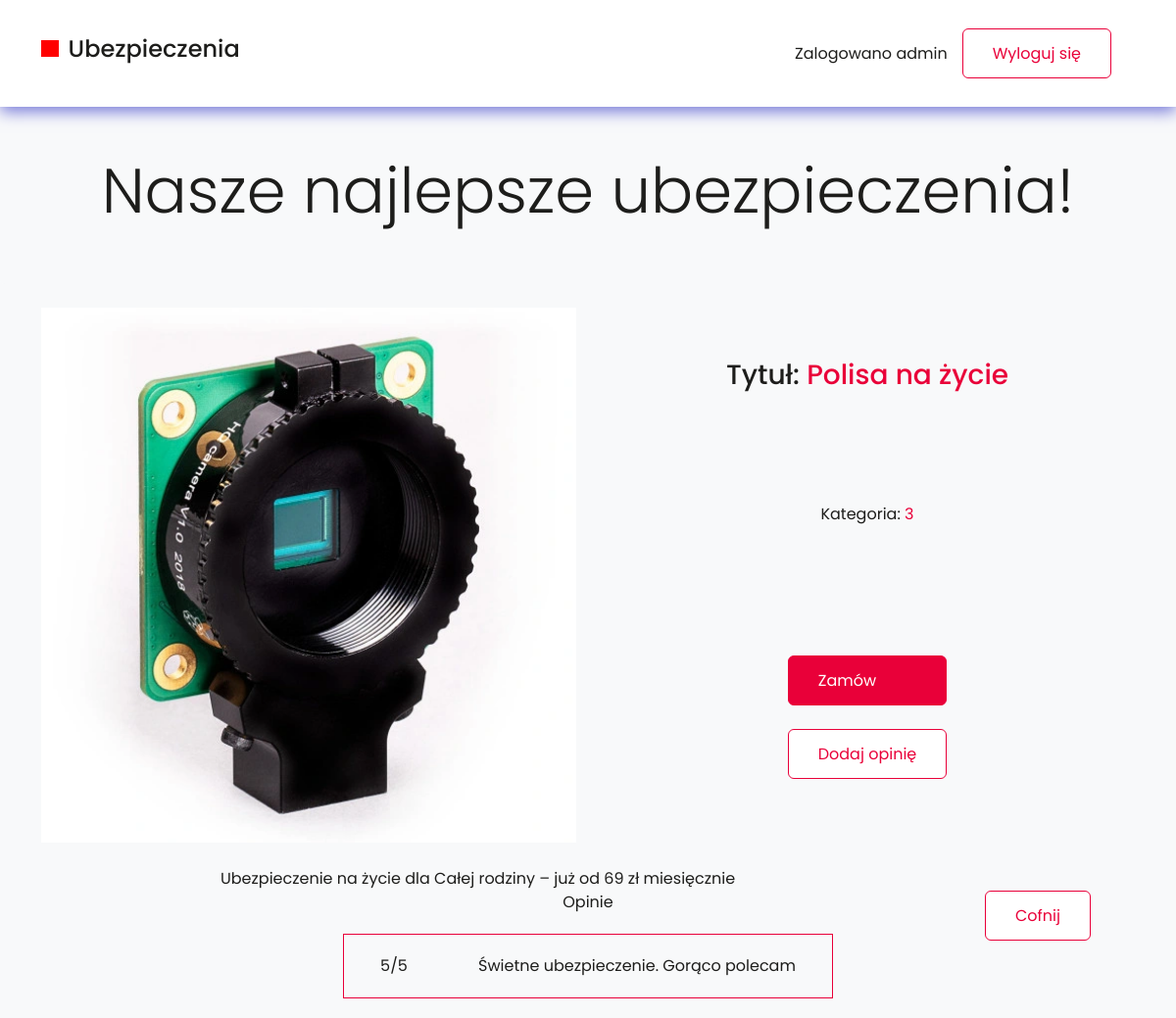
Before: /ubezpieczenie/1/ (signed in) with the older database file.
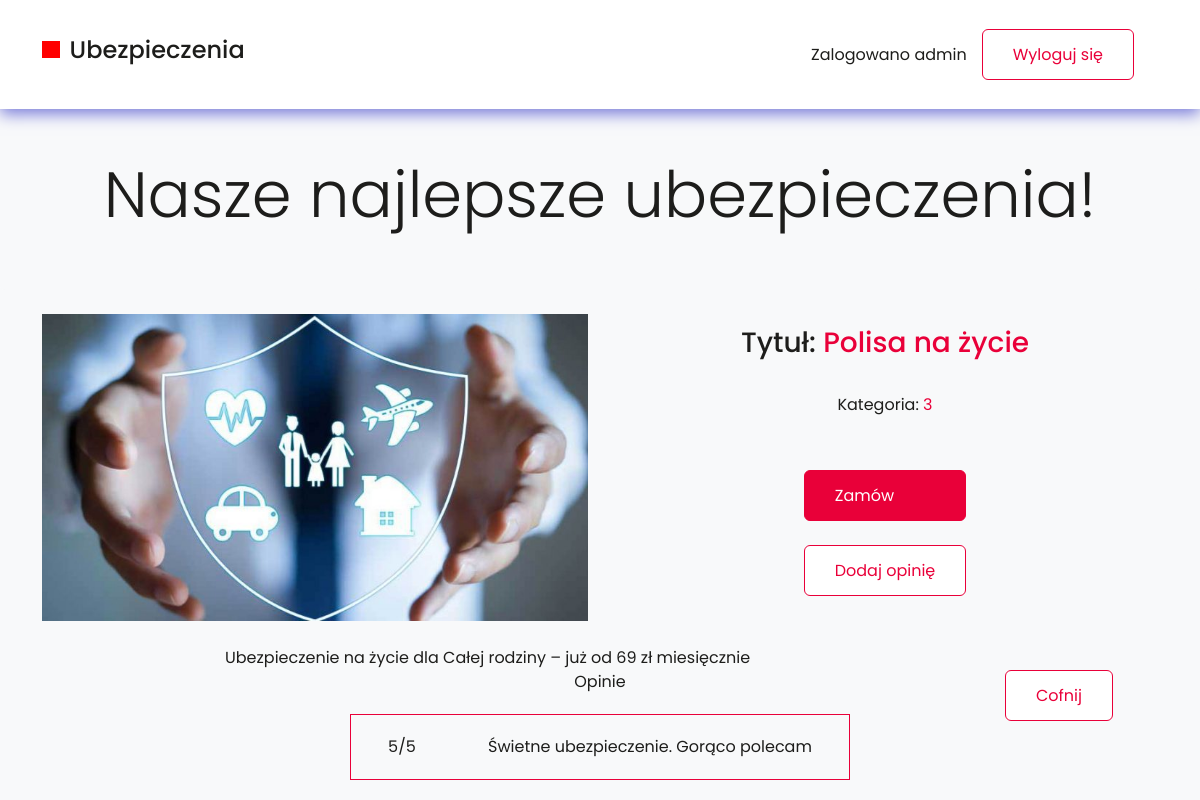
After: the same page with the newer database file.
### ubezpieczenia/models.py (models this page shows, shortened)
class Ubezpieczenie(models.Model):
    tytul = models.CharField(max_length=64, blank=True)
    opis = models.TextField(default="")
    premiera = models.DateField(null=True, blank=True)
    data_zakonczenia = models.DateField(null=True, blank=True)
    znizka = models.DecimalField(max_digits=4, decimal_places=2,
                                      null=True, blank=True)
    KATEGORIA = {
        (0, 'Inne'),
        (1, 'Samochód'),
        (2, 'Dom'),
        (3, 'Zdrowotne'),
        (4, 'Elektronika'),
    }
    kategoria = models.PositiveSmallIntegerField(default=0, choices=KATEGORIA)
    plakat = models.ImageField(upload_to="plakaty")

class Ocena(models.Model):
    recenzja = models.TextField(default="", blank=True)
    gwiazdki = models.PositiveSmallIntegerField(default=5)
    ubezpieczenie = models.ForeignKey(Ubezpieczenie, on_delete=models.CASCADE)

### ubezpieczenia/views.py (the view, shortened to what this page needs)
# urls.py: path('ubezpieczenie/<int:id>/', ubezpieczenie, name="ubezpieczenie"),
@login_required
def ubezpieczenie(request, id):
    ubezpieczenie = get_object_or_404(Ubezpieczenie, pk=id)
    wszystkieOpinie= Ocena.objects.all().filter(ubezpieczenie=ubezpieczenie.id)
    user = request.user
    return render(request,'ubezpieczenie.html', {'ubezpieczenie': ubezpieczenie,'wszystkieOpinie':wszystkieOpinie})

### templates/ubezpieczenie.html (shortened to what this page needs)
<!DOCTYPE html>
<html lang="en">
  <head>
  </head>
  <body>
    {% include "nav.html" %}
    <div class="ubezpieczenie container">
      <div class="ubezpieczenie__innerContainer">
        <div class="row">
          <div class="col-md-6">
            <img
            {% load static %}
              src="{% static ubezpieczenie.plakat %}"
              alt=""
              class="ubezpieczenie__image"
            />
          </div>
          <div class="col-md-6">
            <div class="ubezpieczenie__content">
              <h3 class="ubezpieczenie__heading">Tytuł: <span>{{ubezpieczenie.tytul}}</span></h3>
              <p class="ubezpieczenie__category">Kategoria: <span>{{ubezpieczenie.kategoria}}</span></p>
              <div class="ubezpieczenie__CTA">
                              <div  class="button button__red">Zamów</div>
                              <div  class="button button__whitered">Dodaj opinię</div>
              </div>
            </div>
            </div>
          </div>
          <div class="ubezpieczenie__desc">{{ubezpieczenie.opis}}</div>
        </div>
        <a style="position: absolute; right:5%" class="button button__whitered" href="{% url 'index' %}">Cofnij</a>
        <div  class="opinie">
          <div class="opinie__container"> Opinie
            {% block wszystkieOpinie %}
              {% if wszystkieOpinie %}
                {% for ocena in wszystkieOpinie %}
                  <div class="opinie__opinia">
                      <div class="opinie__ocena">{{ocena.gwiazdki}}/5</div>
                      <div class="opinie__tresc">{{ocena.recenzja}}</div>
                    </div>
                {% endfor %}
              {% endif %}
            {% endblock %}
          </div>
        </div>
      </div>
  </body>
</html>

### templates/nav.html (shortened to what this page needs)
<link
  href="https://cdn.jsdelivr.net/npm/bootstrap@5.1.3/dist/css/bootstrap.min.css"
  rel="stylesheet"
/>
{% load static %}
<link rel="stylesheet" type="text/css" href="{% static 'style.css' %}" />
<nav class="navbar navbar-expand-lg navbar-light">
  <div class="container row-fluid">
    <div class="collapse navbar-collapse justify-content-between">
      <ul class="navbar-nav mr-auto mt-2 mt-lg-0">
        <li class="nav-item">
          <a class="d-flex align-items-baseline" href="{% url 'index' %}">
            <div class="redBox"></div>
            <h4>Ubezpieczenia</h4>
        </li>
      </ul>
    </div>
    <ul class="nav m-4 navbar-nav justify-content-between">
      <div class="d-flex align-items-baseline">
        <li class="nav-item">
          {% if user.is_authenticated %} Zalogowano {{ user.username }}
        </li>
        <a class="button button__whitered" href="{% url 'logout' %}"
          >Wyloguj się</a
        >
        {% else %}
        <a class="button button__red" href="{% url 'login' %}">Zaloguj się</a>
        {% endif %}
      </div>
    </ul>
  </div>
</nav>
<div class="bg-light rounded-3 p-5 mb-4 hero">
  <h2 class="display-3">Nasze najlepsze ubezpieczenia!</h2>
</div>

### styles/style.css (style rules this page uses)
body { color: black; margin: 0; font-family: 'Poppins', sans-serif; --bs-bg-opacity: 1; background-color: rgba(var(--bs-light-rgb), var(--bs-bg-opacity)) !important; }
* { color: #1d1d1b; }
a { text-decoration: none !important; color: #1d1d1b; }
.nav-link, .nav-item { margin-right: 15px; }
.redBox { width: 1.1rem; height: 1.1rem; background-color: red; margin-right: 10px; }
.hero { width: 100%; }
.hero h2 { text-align: center; }
.navbar { padding: 5px 0px; background-color: #fff; -webkit-box-shadow: 0 5px 15px #787bd9; box-shadow: 0 5px 15px #787bd9; }
.navbar a { font-size: 16px; display: -webkit-box; display: -ms-flexbox; display: flex; -webkit-box-align: center; -ms-flex-align: center; align-items: center; }
.button { cursor: pointer; font-size: 16px; }
.button__whitered { line-height: 1.1875; background: #fff; border: 1px solid #e90039; border-radius: 6px; background: white; color: #e90039; padding: 15px 30px; -webkit-transition: background 0.5s linear; transition: background 0.5s linear; position: relative; z-index: 1; }
.button__red { line-height: 1.1875; color: #fff; border: 1px solid #e90039; border-radius: 6px; background: #e90039; padding: 15px 30px; -webkit-transition: background 0.5s linear; transition: background 0.5s linear; position: relative; z-index: 1; }
img { width: 100%; }
.ubezpieczenie { position: relative; }
.ubezpieczenie__content { height: 100%; -ms-flex-pack: distribute; justify-content: space-around; display: -webkit-box; display: -ms-flexbox; display: flex; -webkit-box-orient: vertical; -webkit-box-direction: normal; -ms-flex-direction: column; flex-direction: column; -webkit-box-align: center; -ms-flex-align: center; align-items: center; }
.ubezpieczenie .row { margin-bottom: 25px; }
@media (min-width: 768px) { .ubezpieczenie__desc { max-width: 750px; margin: auto; } }
.ubezpieczenie__heading span, .ubezpieczenie__category span { color: #e90039; }
.ubezpieczenie__CTA { height: 150px; display: -webkit-box; display: -ms-flexbox; display: flex; -webkit-box-orient: vertical; -webkit-box-direction: normal; -ms-flex-direction: column; flex-direction: column; -ms-flex-pack: distribute; justify-content: space-around; }
.opinie__container { display: -webkit-box; display: -ms-flexbox; display: flex; -webkit-box-pack: center; -ms-flex-pack: center; justify-content: center; -webkit-box-orient: vertical; -webkit-box-direction: normal; -ms-flex-direction: column; flex-direction: column; -ms-flex-line-pack: center; align-content: center; -webkit-box-align: center; -ms-flex-align: center; align-items: center; }
.opinie__opinia { display: -webkit-box; display: -ms-flexbox; display: flex; -webkit-box-pack: center; -ms-flex-pack: center; justify-content: center; -webkit-box-align: center; -ms-flex-align: center; align-items: center; margin: 20px 0px; padding: 20px; width: 500px; border: 1px solid #e90039; }
.opinie__ocena { min-width: 100px; }
.opinie__tresc { text-align: left; }

Changed rows visible on the page:
changed Ubezpieczenie "Polisa na życie": plakat: a different picture
